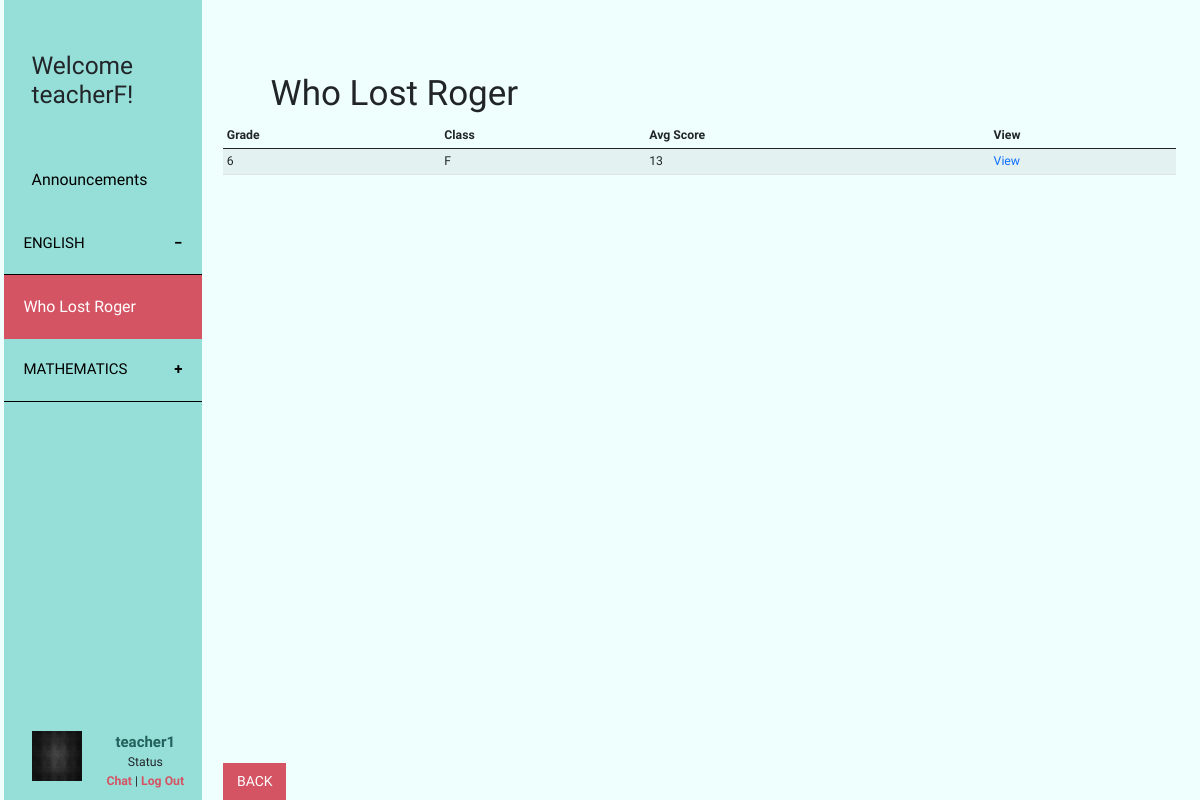
The app's page /platform/classesProgress.php (signed in) with its own data.
### tables this page shows
CREATE TABLE `game` (
  `id` int(10) UNSIGNED NOT NULL,
  `name` varchar(50) NOT NULL,
  `subject` varchar(50) NOT NULL,
  `description` longtext NOT NULL,
  `genre` text NOT NULL,
  `grade` int(11) NOT NULL,
  `status` int(11) NOT NULL
);

### platform/includes/checkLoginStatusForBoth.php (called while the page is built, shortened)
<?php
if (isset($_SESSION['student'])) {
    $user = $_SESSION['student'];
    $status = "student";
}elseif(isset($_SESSION['teacher'])){
    $user = $_SESSION['teacher'];
    $status = "teacher";
} else {
    header('Location: index.php');
}
?>

### platform/includes/dbGame.php (called while the page is built, shortened)
<?php
require_once 'dbFunction.php';
function getAllGame($orderBy = "") {
    $orderBy = strlen($orderBy) > 0 ? "ORDER BY {$orderBy}" : "";
    return getGameBySql("SELECT * FROM {$GLOBALS['table_game']} WHERE status = 0 {$orderBy}");
}
function getByIdGame($id = 0) {
    $result_array = getGameBySql("SELECT * FROM {$GLOBALS['table_game']} WHERE {$GLOBALS['pk_game']}= {$id} AND status = 0 LIMIT 1 ");
    return !empty($result_array) ? array_shift($result_array) : false;
}
function getGameBySql($sql = "") {
    $resultSet = query($sql);
    $resultArray = array();
    while ($row = fetch_array($resultSet)) {
        $resultArray[] = $row;
    }
    return $resultArray;
}
?>

### platform/includes/dbFunction.php (called while the page is built, shortened)
<?php
function query($sql) {
    global $connection;
    $result = mysqli_query($connection, $sql);
    return $result;
}
function fetch_array($result_set) {
    return mysqli_fetch_array($result_set);
}
?>

### platform/includes/dbWhoLostRoger.php (called while the page is built, shortened)
<?php
function getRogerBySql($sql = "") {
    $resultSet = query($sql);
    $resultArray = array();
    while ($row = fetch_array($resultSet)) {
        $resultArray[] = $row;
    }
    return $resultArray;
}
function getProgressByClass($school = "") {
    $whereBySchool = strlen($school) > 0 ? " AND s.school = {$school}" : "";
    $result_array = getRogerBySql("SELECT AVG(score) as 'averageScore', grade, class FROM {$GLOBALS['table_whoLostRoger']} as sp , {$GLOBALS['table_student']} as s  WHERE sp.studentid = s.id {$whereBySchool}  AND s.status = 0 group by s.grade, s.class ");
    return $result_array;
}

### platform/classesProgress.php (the view, shortened to what this page needs)
<?php
include_once 'includes/checkLoginStatusForBoth.php';
include_once 'includes/dbGame.php';
$gameId = isset($_GET['gameId']) ? $_GET['gameId'] : "1";
$gameInfo = getByIdGame($gameId);
$gameName = $gameInfo['name'];
$classRecords = [];
if($gameId == 1){
    include_once 'includes/dbWhoLostRoger.php';
    $classRecords = getProgressByClass($user['school']);
}
?>
<!doctype html>
<html lang="en">
<head>
    <?php
    include 'css.php';
    ?>
</head>
<body>
<div class="container-fluid">
    <div class="row">
        <?php
        include_once("sideBar.php");
        ?>
        <div role="main" class="main col-md-9 ml-sm-auto col-lg-10 px-4">
            <div class="row" id="gameName">
                <h1><?=$gameName?></h1>
            </div>
            <div class="table-responsive">
                <table class="table table-striped table-sm">
                    <thead>
                    <tr>
                        <th>Grade</th>
                        <th>Class</th>
                        <th>Avg Score</th>
                        <th>View</th>
                    </tr>
                    </thead>
                    <tbody id="tableBodyStudentProgressByClass">
                    <?php
                    foreach ($classRecords as $class => $record){
                        echo "<tr>";
                        echo "<td>";
                        echo $record['grade'];
                        echo "</td>";
                        echo "<td>";
                        echo $record['class'];
                        echo "</td>";
                        echo "<td>";
                        echo round($record['averageScore'], 2, PHP_ROUND_HALF_UP);
                        echo "</td>";
                        echo "<td><a href= 'studentsProgress.php?grade={$record['grade']}&class={$record['class']}&gameId={$gameId}'>";
                        echo "View</a></td>";
                        echo "</tr>";
                    }
                    ?>
                    </tbody>
                </table>
            </div>
            <div id="mainFooter" style="bottom:0; position: fixed;">
                <a class="btn-all" href="javascript:history.back()">Back</a>
            </div>
        </div>
    </div>
</div>
</body>
</html>

### platform/sideBar.php (shortened to what this page needs)
<?php
include_once "includes/dbGame.php";
$games = getAllGame('subject');
?>
<nav class="col-md-2 d-none d-md-block" style="background-color: #96DFD8; padding: 0px">
    <div class="sidebar-sticky">
        <ul>
            <h2>Welcome <?= $user['firstname']; ?>!</h2>
        </ul>
        <a href="announcements.php" id="sidebar-button"><ul class="sidebar-button-ul">Announcements</ul></a>
        <?php
        $subject = "";
        foreach($games as $row => $rowDetails ){
            if($rowDetails['subject'] != $subject){
                if(isset($gameId) && $gameId == $rowDetails['id']){
                    echo "<button id='game" .$rowDetails['id']. "' class='collapsible active'>{$rowDetails['subject']}</button>";
                }else{
                    echo "<button class='collapsible'>{$rowDetails['subject']}</button>";
                }
            }
            if(isset($gameId) && $gameId == $rowDetails['id']){
                echo '<div class="content sidebar-button-collapsible" style="padding: 10%; max-height:20%;" onclick="selected(this)">';
                echo "<a href='gameInfo.php?gameId={$rowDetails['id']}' style='color: white;'>{$rowDetails['name']}</a>";
                echo '</div>';
            }else{
                echo '<div class="content" onclick="selected(this)">';
                echo "<a href='gameInfo.php?gameId={$rowDetails['id']}' class='btn contentbtn'>{$rowDetails['name']}</a>";
                echo '</div>';
            }
        }
        ?>
        <ul>
            <div class="row bottom-navbar">
                <div class="col-lg-3">
                    <img src="img/<?=$user['profileImage'];?>" onerror="this.onerror=null; this.src='img/dummyimg.png'" style="width: 50px; height: 50px;" >
                </div>
                <div class="col-lg-9">
                    <?php if ($status == "student"){
                        echo '<a class="profiletxt" href="studentProfile.php?id='.$user['id'].'">';
                    }else{
                        echo '<a class="profiletxt" href="teacherProfile.php">';
                    }
                    echo "<b>{$user['username']}</b>";
                    ?>
                    </a>
                    <div clas="row">
                        Status
                    </div>
                    <div clas="row">
                        <a class="onlineButton">Chat</a> |
                        <a class="onlineButton" href="logoutHandler.php">Log Out</a>
                    </div>
                </div>
            </div>
        </ul>
    </div>
</nav>

### platform/css/style.css (style rules this page uses)
html, body { display: -ms-flexbox; display: -webkit-box; display: flex; -ms-flex-align: center; -ms-flex-pack: center; -webkit-box-align: center; align-items: center; -webkit-box-pack: center; justify-content: center; background-color: #effffd; font-size: .875rem; height: 100%; font-family: 'Armata', sans-serif; width: 100%; }
h2 { padding-top: 1.5em; padding-bottom: 1em; font-size: 2em; }
a:hover, a:visited, a:link, a:active { text-decoration: none; }
.btn-signin, .btn-all { display: inline-block; font-weight: 400; line-height: 1.5; vertical-align: middle; cursor: pointer; user-select: none; border: 1px solid transparent; background-color: #D55464; color: white; text-align: center; text-transform: uppercase; }
.btn-all { padding: .5rem .9rem; font-size: 1rem; }
.main { padding: 1% 0 1% 0; }
.bottom-navbar { padding-top: 5%; bottom: 10px; width: 100%; position: absolute; text-align: center; }
.sidebar-sticky { position: -webkit-sticky; position: sticky; top: 0.5%; height: 100vh; padding-top: 1rem; overflow-x: hidden; overflow-y: auto; }
.sidebar-button-ul, .sidebar-button-collapsible { padding-top: 10%; padding-bottom: 10%; margin-bottom: 0; font-size: 1.3em; }
#sidebar-button { color: #000; }
.sidebar-button-collapsible { color: #fff; background-color: #D55464; padding-top: 10%; padding-bottom: 10%; margin-bottom: 0; }
a.profiletxt { color: #22605B; font-size: 15px; }
a.onlineButton { color: #D55464; font-weight: bold; text-decoration: none; }
.collapsible { background-color: #96DFD8; color: #000; cursor: pointer; padding: 10%; width: 100%; border: none; text-align: left; outline: none; font-size: 15px; border-bottom: solid; border-bottom-color: #000; border-bottom-width: thin; text-transform: uppercase; }
.collapsible:after { content: '\002B'; color: #000; font-weight: bold; float: right; margin-left: 5px; }
.active:after { content: "\2212"; }
.content { padding: 0 18px; max-height: 0; overflow: hidden; transition: max-height 0.2s ease-out; }
#gameName, #className, #subject { padding-top: 5em; }
#gameName, #className, #subject, #description { margin-left: 3em; }

### records on screen
game: subject "ENGLISH", name "Who Lost Roger"
game: subject "MATHEMATICS"

### other values on screen
$user['firstname'] "teacherF"
$user['username'] "teacher1"
$record['grade'] "6"
$record['class'] "F"
$record['averageScore'] "13"
